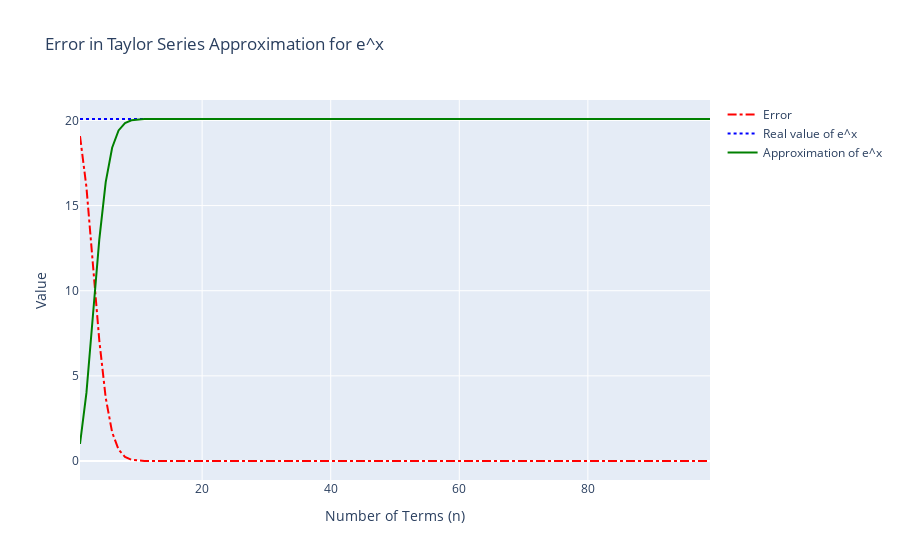

Notebook source saved alongside this figure:
### Code cell
plot_ex(3, range(1,100), precision=20)
